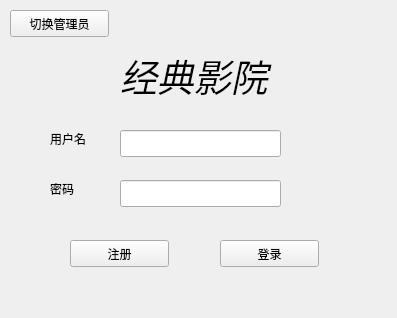
<?xml version="1.0" encoding="UTF-8"?>
<ui version="4.0">
 <class>Form</class>
 <widget class="QWidget" name="Form">
  <property name="geometry">
   <rect>
    <x>0</x>
    <y>0</y>
    <width>397</width>
    <height>318</height>
   </rect>
  </property>
  <property name="windowTitle">
   <string>Form</string>
  </property>
  <widget class="QLineEdit" name="id">
   <property name="geometry">
    <rect>
     <x>120</x>
     <y>130</y>
     <width>161</width>
     <height>27</height>
    </rect>
   </property>
   <property name="text">
    <string/>
   </property>
  </widget>
  <widget class="QLineEdit" name="pass">
   <property name="geometry">
    <rect>
     <x>120</x>
     <y>180</y>
     <width>161</width>
     <height>27</height>
    </rect>
   </property>
  </widget>
  <widget class="QLabel" name="Title">
   <property name="geometry">
    <rect>
     <x>120</x>
     <y>30</y>
     <width>161</width>
     <height>91</height>
    </rect>
   </property>
   <property name="font">
    <font>
     <family>URW Bookman L</family>
     <pointsize>28</pointsize>
     <italic>true</italic>
    </font>
   </property>
   <property name="layoutDirection">
    <enum>Qt::RightToLeft</enum>
   </property>
   <property name="text">
    <string>经典影院</string>
   </property>
  </widget>
  <widget class="QLabel" name="idlabel">
   <property name="geometry">
    <rect>
     <x>50</x>
     <y>130</y>
     <width>67</width>
     <height>17</height>
    </rect>
   </property>
   <property name="text">
    <string>用户名</string>
   </property>
  </widget>
  <widget class="QLabel" name="passlabel">
   <property name="geometry">
    <rect>
     <x>50</x>
     <y>180</y>
     <width>67</width>
     <height>17</height>
    </rect>
   </property>
   <property name="text">
    <string>密码</string>
   </property>
  </widget>
  <widget class="QPushButton" name="login">
   <property name="geometry">
    <rect>
     <x>220</x>
     <y>240</y>
     <width>99</width>
     <height>27</height>
    </rect>
   </property>
   <property name="text">
    <string>登录</string>
   </property>
  </widget>
  <widget class="QPushButton" name="register_2">
   <property name="geometry">
    <rect>
     <x>70</x>
     <y>240</y>
     <width>99</width>
     <height>27</height>
    </rect>
   </property>
   <property name="text">
    <string>注册</string>
   </property>
  </widget>
  <widget class="QPushButton" name="pushButton">
   <property name="geometry">
    <rect>
     <x>10</x>
     <y>10</y>
     <width>99</width>
     <height>27</height>
    </rect>
   </property>
   <property name="text">
    <string>切换管理员</string>
   </property>
  </widget>
 </widget>
 <resources/>
 <connections/>
</ui>
